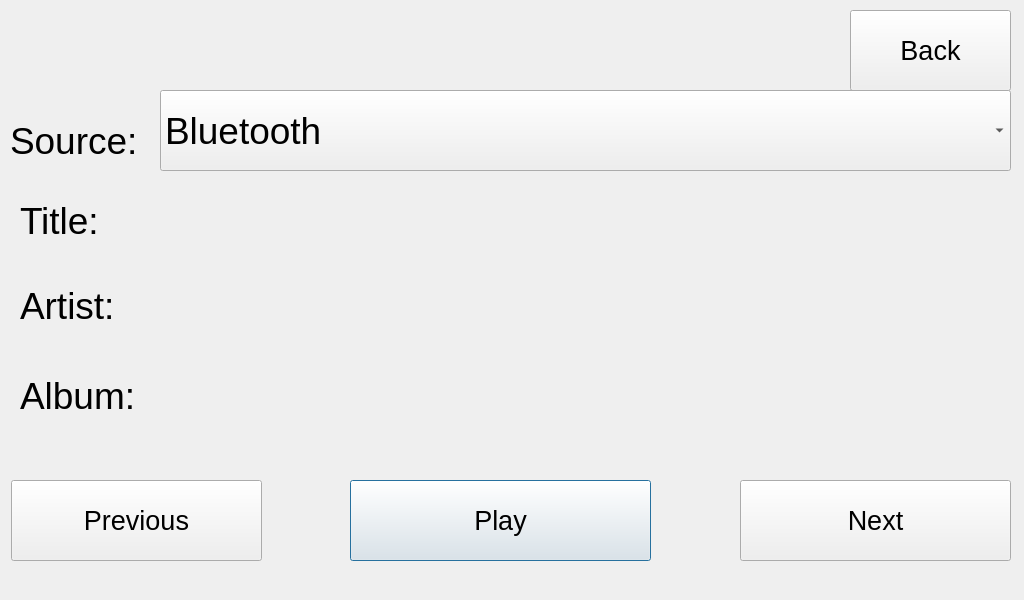
<?xml version="1.0" encoding="UTF-8"?>
<ui version="4.0">
 <class>NowPlaying</class>
 <widget class="QDialog" name="NowPlaying">
  <property name="geometry">
   <rect>
    <x>0</x>
    <y>0</y>
    <width>1024</width>
    <height>600</height>
   </rect>
  </property>
  <property name="windowTitle">
   <string>Dialog</string>
  </property>
  <widget class="QPushButton" name="play">
   <property name="geometry">
    <rect>
     <x>350</x>
     <y>480</y>
     <width>301</width>
     <height>81</height>
    </rect>
   </property>
   <property name="font">
    <font>
     <pointsize>20</pointsize>
    </font>
   </property>
   <property name="text">
    <string>Play</string>
   </property>
  </widget>
  <widget class="QPushButton" name="next">
   <property name="geometry">
    <rect>
     <x>740</x>
     <y>480</y>
     <width>271</width>
     <height>81</height>
    </rect>
   </property>
   <property name="font">
    <font>
     <pointsize>20</pointsize>
    </font>
   </property>
   <property name="text">
    <string>Next</string>
   </property>
  </widget>
  <widget class="QPushButton" name="previous">
   <property name="geometry">
    <rect>
     <x>11</x>
     <y>480</y>
     <width>251</width>
     <height>81</height>
    </rect>
   </property>
   <property name="font">
    <font>
     <pointsize>20</pointsize>
    </font>
   </property>
   <property name="text">
    <string>Previous</string>
   </property>
  </widget>
  <widget class="QLabel" name="titleLabel">
   <property name="geometry">
    <rect>
     <x>20</x>
     <y>180</y>
     <width>131</width>
     <height>81</height>
    </rect>
   </property>
   <property name="font">
    <font>
     <pointsize>28</pointsize>
    </font>
   </property>
   <property name="text">
    <string>Title:</string>
   </property>
  </widget>
  <widget class="QLabel" name="artistLabel">
   <property name="geometry">
    <rect>
     <x>20</x>
     <y>250</y>
     <width>121</width>
     <height>111</height>
    </rect>
   </property>
   <property name="font">
    <font>
     <pointsize>28</pointsize>
    </font>
   </property>
   <property name="text">
    <string>Artist:</string>
   </property>
  </widget>
  <widget class="QLabel" name="albumLabel">
   <property name="geometry">
    <rect>
     <x>20</x>
     <y>350</y>
     <width>151</width>
     <height>91</height>
    </rect>
   </property>
   <property name="font">
    <font>
     <pointsize>28</pointsize>
    </font>
   </property>
   <property name="text">
    <string>Album:</string>
   </property>
  </widget>
  <widget class="QPushButton" name="pushButton">
   <property name="geometry">
    <rect>
     <x>850</x>
     <y>10</y>
     <width>161</width>
     <height>81</height>
    </rect>
   </property>
   <property name="font">
    <font>
     <pointsize>20</pointsize>
    </font>
   </property>
   <property name="text">
    <string>Back</string>
   </property>
  </widget>
  <widget class="QLabel" name="label_4">
   <property name="geometry">
    <rect>
     <x>10</x>
     <y>100</y>
     <width>161</width>
     <height>81</height>
    </rect>
   </property>
   <property name="font">
    <font>
     <pointsize>28</pointsize>
    </font>
   </property>
   <property name="text">
    <string>Source:</string>
   </property>
  </widget>
  <widget class="QComboBox" name="comboBox">
   <property name="geometry">
    <rect>
     <x>160</x>
     <y>90</y>
     <width>851</width>
     <height>81</height>
    </rect>
   </property>
   <property name="font">
    <font>
     <pointsize>28</pointsize>
    </font>
   </property>
   <item>
    <property name="text">
     <string>Bluetooth</string>
    </property>
   </item>
   <item>
    <property name="text">
     <string>FM</string>
    </property>
   </item>
   <item>
    <property name="text">
     <string>AUX</string>
    </property>
   </item>
   <item>
    <property name="text">
     <string>Audio Off</string>
    </property>
   </item>
  </widget>
  <widget class="WidgetMarqueeLabel" name="title">
   <property name="geometry">
    <rect>
     <x>120</x>
     <y>180</y>
     <width>891</width>
     <height>81</height>
    </rect>
   </property>
   <property name="font">
    <font>
     <pointsize>28</pointsize>
    </font>
   </property>
   <property name="text">
    <string/>
   </property>
   <property name="alignment">
    <set>Qt::AlignCenter</set>
   </property>
  </widget>
  <widget class="WidgetMarqueeLabel" name="artist">
   <property name="geometry">
    <rect>
     <x>140</x>
     <y>250</y>
     <width>871</width>
     <height>111</height>
    </rect>
   </property>
   <property name="font">
    <font>
     <pointsize>28</pointsize>
    </font>
   </property>
   <property name="text">
    <string/>
   </property>
  </widget>
  <widget class="WidgetMarqueeLabel" name="album">
   <property name="geometry">
    <rect>
     <x>160</x>
     <y>350</y>
     <width>851</width>
     <height>91</height>
    </rect>
   </property>
   <property name="font">
    <font>
     <pointsize>28</pointsize>
    </font>
   </property>
   <property name="text">
    <string/>
   </property>
  </widget>
 </widget>
 <customwidgets>
  <customwidget>
   <class>WidgetMarqueeLabel</class>
   <extends>QLabel</extends>
   <header>WidgetMarqueeLabel.h</header>
  </customwidget>
 </customwidgets>
 <resources/>
 <connections/>
</ui>
